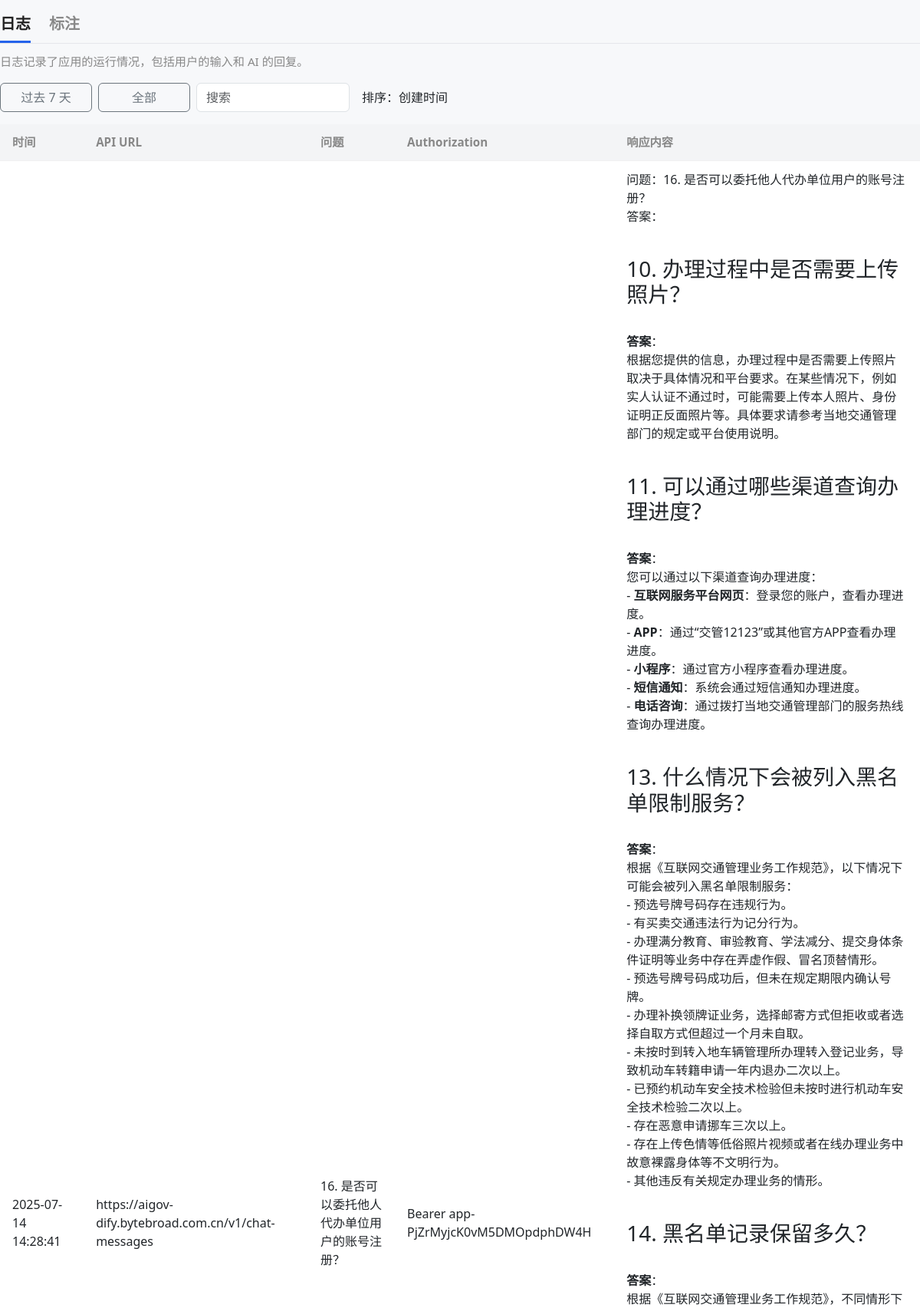
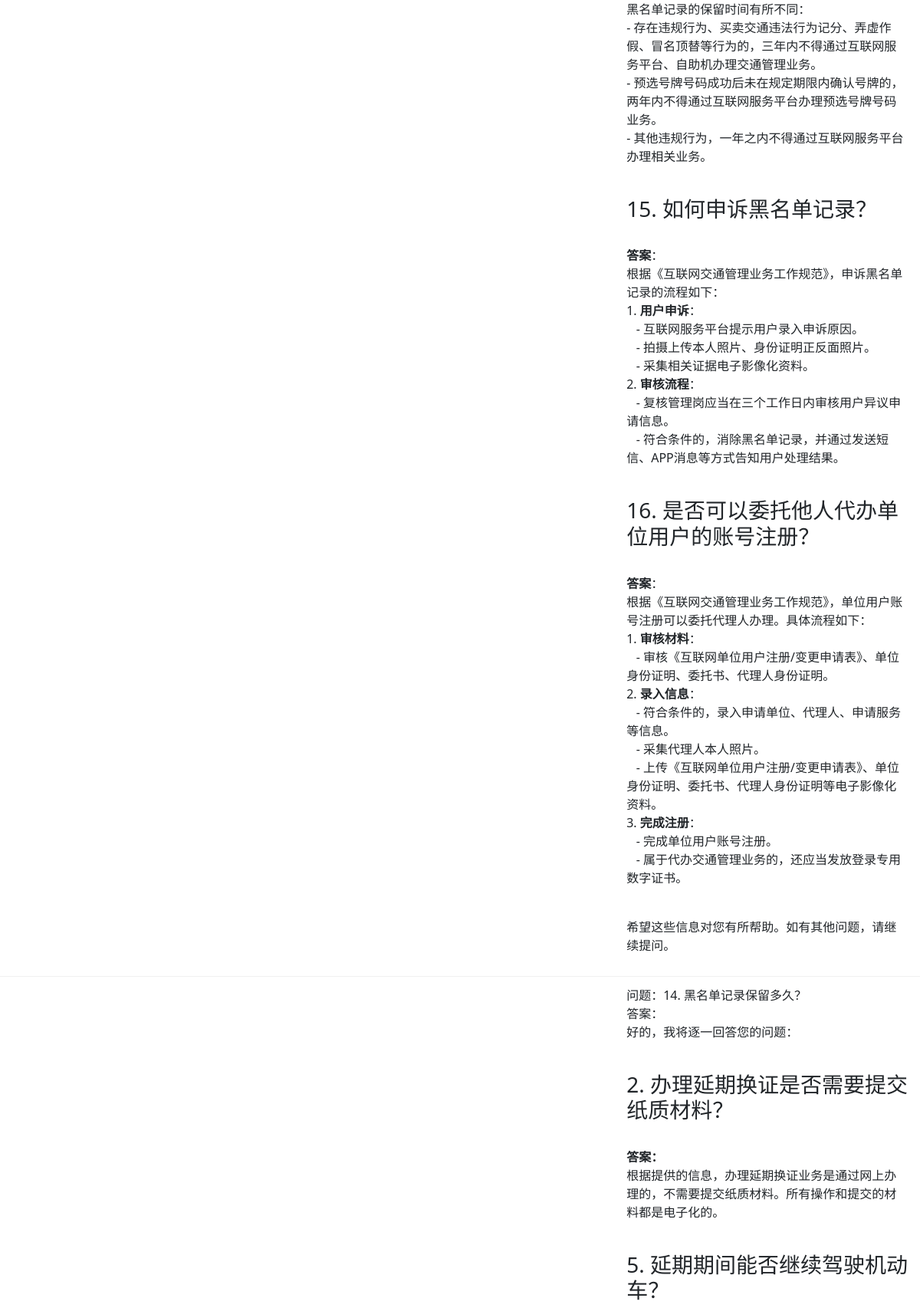
Page /logs (upper part) on the committed database (2 pictures, top to bottom).
### tables this page shows
CREATE TABLE logs (
        id INTEGER PRIMARY KEY AUTOINCREMENT,
        url TEXT,
        question TEXT,
        resp TEXT,
        auth TEXT,
        timestamp TEXT
    );

### web_app.py (the view)
@app.route('/logs')
def logs():
    conn = sqlite3.connect(DB_PATH)
    c = conn.cursor()
    c.execute('SELECT url, question, resp, auth, timestamp FROM logs ORDER BY id DESC')
    logs = c.fetchall()
    conn.close()
    return render_template('logs.html', logs=logs)

### templates/logs.html (shortened to what this page needs)
<!DOCTYPE html>
<html lang="zh-cn">
<head>
    <link href="/static/style.css" rel="stylesheet">
    <link href="https://cdn.jsdelivr.net/npm/bootstrap@5.3.0/dist/css/bootstrap.min.css" rel="stylesheet">
</head>
<body>
<div class="flex h-full flex-col px-6 pt-3">
    <div class="shrink-0 log-header">
        <div class="log-tab active">日志<div class="log-underline"></div></div>
        <div class="log-tab">标注</div>
    </div>
    <div class="log-desc">日志记录了应用的运行情况，包括用户的输入和 AI 的回复。</div>
    <div class="log-toolbar">
        <button class="btn btn-outline-secondary">过去 7 天</button>
        <button class="btn btn-outline-secondary">全部</button>
        <input type="text" class="form-control" style="width:200px;" placeholder="搜索">
        <span class="mx-2">排序：创建时间</span>
    </div>
    <div class="log-table-wrap">
        <table class="log-table">
            <thead>
                <tr>
                    <th>时间</th>
                    <th>API URL</th>
                    <th>问题</th>
                    <th>Authorization</th>
                    <th>响应内容</th>
                </tr>
            </thead>
            <tbody>
                {% for log in logs %}
                <tr>
                    <td>{{ log[4] }}</td>
                    <td>{{ log[0] }}</td>
                    <td>{{ log[1] }}</td>
                    <td>{{ log[3] }}</td>
                    <td><div class="markdown-body">{{ log[2]|markdown }}</div></td>
                </tr>
                {% endfor %}
            </tbody>
        </table>
    </div>
</div>
</body>
</html>

### static/style.css (style rules this page uses)
body { background: #f8fafc; min-height: 100vh; }

### templates/logs.html (style rules this page uses)
body { background: #f7f8fa; }
.log-header { border-bottom: 1px solid #e5e7eb; display: flex; gap: 24px; }
.log-tab { position: relative; padding-bottom: 10px; font-weight: 600; font-size: 1.25rem; cursor: pointer; }
.log-tab.active { color: #222; }
.log-tab.active .log-underline { position: absolute; left: 0; right: 0; bottom: 0; height: 3px; background: #2563eb; }
.log-tab:not(.active) { color: #888; }
.log-desc { color: #888; font-size: 0.95rem; margin-top: 12px; }
.log-toolbar { display: flex; gap: 8px; margin: 16px 0; align-items: center; flex-wrap: wrap; }
.log-toolbar .btn { min-width: 120px; }
.log-table-wrap { overflow-x: auto; }
.log-table { width: 100%; min-width: 900px; border-collapse: separate; border-spacing: 0; background: #fff; border-radius: 8px; box-shadow: 0 1px 4px rgba(0,0,0,0.04); }
.log-table th, .log-table td { padding: 12px 16px; border-bottom: 1px solid #f0f0f0; }
.log-table th { background: #f3f4f6; color: #888; font-size: 0.95rem; }
.log-table td pre, .log-table td .markdown-body { white-space: pre-wrap; word-break: break-all; margin: 0; background: none; border: none; }

### rows in the picture
logs: timestamp "2025-07-14 14:28:41", url "https://aigov-dify.bytebroad.com.cn/v1/chat-messages", question "16. 是否可以委托他人代办单位用户的账号注册？", auth "Bearer app-PjZrMyjcK0vM5DMOpdphDW4H", resp "问题：16. 是否可以委托他人代办单位用户的账号注册？ 答案： 10. 办理过程中是否需要上传照片？ 答案 ： 根据您提供的信息，办理过程中是否需要上传照片取决于具体情况和平台要求。在某些情况下，例如实人认证不通过时，可能需要上传本人照片、身份证明正反面照片等。具体要求请参考当地交通管理部门的规定或平台使用说明。 11. 可以通过哪些渠道查询办理进度？ 答案 ： 您可以通过以下渠道查询办理进度： - 互联网服务平台网页 ：登录您的账户，查看办理进度。 - APP ：通过“交管12123”或其他官方APP查看办理进度。 - 小程序 ：通过官方小程序查看办理进度。 - 短信通知 ：系统会通过短信通知办理进度。 - 电话咨询 ：通过拨打当地交通管理部门的服务热线查询办理进度。 13. 什么情况下会被列入黑名单限制服务？ 答案 ： 根据《互联网交通管理业务工作规范》，以下情况下可能会被列入黑名单限制服务： - 预选号牌号码存在违规行为。 - 有买卖交通违法行为记分行为。 - 办理满分教育、审验教育、学法减分、提交身体条件证明等业务中存在弄虚作假、冒名顶替情形。 - 预选号牌号码成功后，但未在规定期限内确认号牌。 - 办理补换领牌证业务，选择邮寄方式但拒收或者选择自取方式但超过一个月未自取。 - 未按时到转入地车辆管理所办理转入登记业务，导致机动车转籍申请一年内退办二次以上。 - 已预约机动车安全技术检验但未按时进行机动车安全技术检验二次以上。 - 存在恶意申请挪车三次以上。 - 存在上传色情等低俗照片视频或者在线办理业务中故意裸露身体等不文明行为。 -…"
logs: resp "问题：14. 黑名单记录保留多久？ 答案： 好的，我将逐一回答您的问题： 2. 办理延期换证是否需要提交纸质材料？ 答案： 根据提供的信息，办理延期换证业务是通过网上办理的，不需要提交纸质材料。所有操作和提交的材料都是电子化的。 5. 延期期间能否继续驾驶机动车？"
